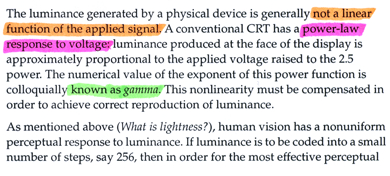
#> input picture testdata/0c.png, 390 x 176 px
$ python conv_rgb2gray.py
#> lines starting #> are read from the running program, lines starting #| are printed output that depends on the picture
import numpy as np
import cv2
import argparse
import os

class conv_rgb2gray:
    def __init__(self, p_r, p_g, p_b):

        self.p_r = p_r
        self.p_g = p_g
        self.p_b = p_b

    def rgb2gray(self, input_path):
#> called with input_path = './testdata/0c.png'
        assert type(input_path) == type(str())

        img = cv2.imread(input_path)
#> img is the input picture: shape (176, 390, 3); mean B, G, R 222, 221.3, 225.9
        img_rgb = cv2.cvtColor(img, cv2.COLOR_BGR2RGB)

        # output = np.zeros((img_rgb.shape[0],img_rgb.shape[1]))

        output = self.p_r * img_rgb[:,:,0] + self.p_g * img_rgb[:,:,1] \
                + self.p_b * img_rgb[:,:,2]
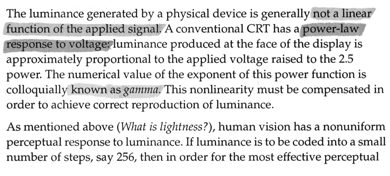
#> output: shape (176, 390) float64; min 10.78, max 255, mean 222.7

        return output

    def save_img(self, img, output_path, img_name):
#> called with output_path = './save_img/', img_name = '1_0c.png'
        img_path = os.path.join(output_path,img_name)
        cv2.imwrite(img_path,img)
        print("Save image in : {}".format(img_path))

        return True


def main():

    parser = argparse.ArgumentParser(description='Conventional rgb2gray')
    parser.add_argument('--input_path', default='./testdata/0c.png', help='path of input image')
    parser.add_argument('--output_path', default='./save_img/', help='path of output image')
    args = parser.parse_args()


    print('<'+"="*20+'>')

    print("Input image from : {}".format(args.input_path))

    converter = conv_rgb2gray(p_r = 0.299, p_g = 0.587, p_b = 0.114)
    output = converter.rgb2gray(args.input_path)

    converter.save_img(output,args.output_path,'1_0c.png')
    print('<'+"="*20+'>')

if __name__ == '__main__':
    main()
